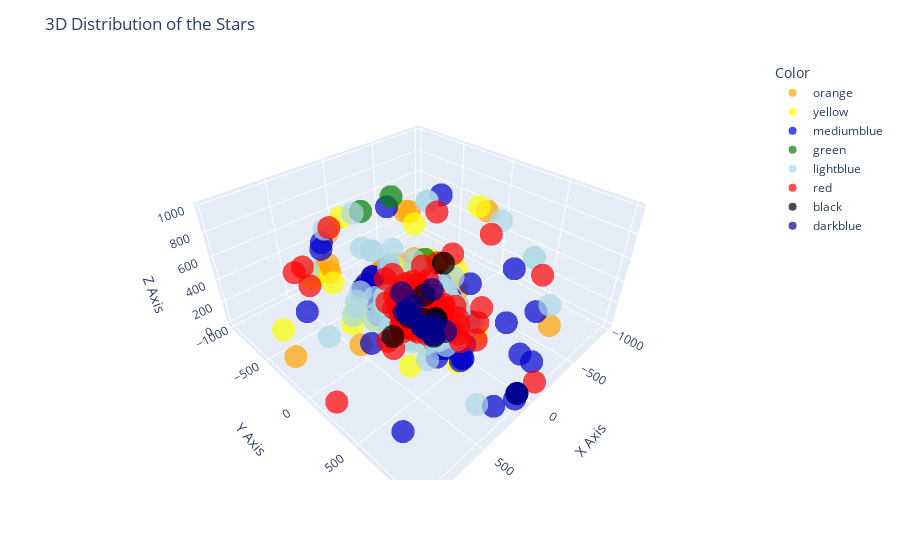

Notebook cell for this chart:
### Markdown cell above
#### 8. The stars should be color-coded.

### Code cell
color_scale = ["orange", "yellow", "mediumblue", "green", "lightblue", "red", "black", "darkblue"]

fig = px.scatter_3d(data_frame = df, x = 'x', y = 'y', z = 'z', color = 'Color', opacity = 0.7,
                    hover_name = 'HR',
                    hover_data = ['Distance', 'RadVel'],
                    color_discrete_sequence = color_scale)

fig.update_layout(
    scene = dict(
        xaxis_title = 'X Axis',
        yaxis_title = 'Y Axis',
        zaxis_title = 'Z Axis'),
        title = '3D Distribution of the Stars'
)

fig.show()

### Figure 1 — Plotly figure (JSON) as saved in the notebook; plotly's stock layout.template omitted (floating-point values rounded to 4 significant figures; data arrays with more than 128 entries replaced by an {"elided": "..."} marker saying what was removed)
{"data": [{"customdata": {"elided": "755x2 mixed values"}, "hovertemplate": "<b>%{hovertext}</b><br><br>Color=orange<br>x=%{x}<br>y=%{y}<br>z=%{z}<br>Distance=%{customdata[0]}<br>RadVel=%{customdata[1]}<extra></extra>", "hovertext": {"elided": "755 int values"}, "legendgroup": "orange", "marker": {"color": "orange", "opacity": 0.7, "symbol": "circle"}, "mode": "markers", "name": "orange", "scene": "scene", "showlegend": true, "type": "scatter3d", "x": {"elided": "755 float values"}, "y": {"elided": "755 float values"}, "z": {"elided": "755 float values"}}, {"customdata": {"elided": "587x2 mixed values"}, "hovertemplate": "<b>%{hovertext}</b><br><br>Color=yellow<br>x=%{x}<br>y=%{y}<br>z=%{z}<br>Distance=%{customdata[0]}<br>RadVel=%{customdata[1]}<extra></extra>", "hovertext": {"elided": "587 int values"}, "legendgroup": "yellow", "marker": {"color": "yellow", "opacity": 0.7, "symbol": "circle"}, "mode": "markers", "name": "yellow", "scene": "scene", "showlegend": true, "type": "scatter3d", "x": {"elided": "587 float values"}, "y": {"elided": "587 float values"}, "z": {"elided": "587 float values"}}, {"customdata": {"elided": "350x2 mixed values"}, "hovertemplate": "<b>%{hovertext}</b><br><br>Color=mediumblue<br>x=%{x}<br>y=%{y}<br>z=%{z}<br>Distance=%{customdata[0]}<br>RadVel=%{customdata[1]}<extra></extra>", "hovertext": {"elided": "350 int values"}, "legendgroup": "mediumblue", "marker": {"color": "mediumblue", "opacity": 0.7, "symbol": "circle"}, "mode": "markers", "name": "mediumblue", "scene": "scene", "showlegend": true, "type": "scatter3d", "x": {"elided": "350 float values"}, "y": {"elided": "350 float values"}, "z": {"elided": "350 float values"}}, {"customdata": {"elided": "650x2 mixed values"}, "hovertemplate": "<b>%{hovertext}</b><br><br>Color=green<br>x=%{x}<br>y=%{y}<br>z=%{z}<br>Distance=%{customdata[0]}<br>RadVel=%{customdata[1]}<extra></extra>", "hovertext": {"elided": "650 int values"}, "legendgroup": "green", "marker": {"color": "green", "opacity": 0.7, "symbol": "circle"}, "mode": "markers", "name": "green", "scene": "scene", "showlegend": true, "type": "scatter3d", "x": {"elided": "650 float values"}, "y": {"elided": "650 float values"}, "z": {"elided": "650 float values"}}, {"customdata": {"elided": "714x2 mixed values"}, "hovertemplate": "<b>%{hovertext}</b><br><br>Color=lightblue<br>x=%{x}<br>y=%{y}<br>z=%{z}<br>Distance=%{customdata[0]}<br>RadVel=%{customdata[1]}<extra></extra>", "hovertext": {"elided": "714 int values"}, "legendgroup": "lightblue", "marker": {"color": "lightblue", "opacity": 0.7, "symbol": "circle"}, "mode": "markers", "name": "lightblue", "scene": "scene", "showlegend": true, "type": "scatter3d", "x": {"elided": "714 float values"}, "y": {"elided": "714 float values"}, "z": {"elided": "714 float values"}}, {"customdata": {"elided": "207x2 mixed values"}, "hovertemplate": "<b>%{hovertext}</b><br><br>Color=red<br>x=%{x}<br>y=%{y}<br>z=%{z}<br>Distance=%{customdata[0]}<br>RadVel=%{customdata[1]}<extra></extra>", "hovertext": {"elided": "207 int values"}, "legendgroup": "red", "marker": {"color": "red", "opacity": 0.7, "symbol": "circle"}, "mode": "markers", "name": "red", "scene": "scene", "showlegend": true, "type": "scatter3d", "x": {"elided": "207 float values"}, "y": {"elided": "207 float values"}, "z": {"elided": "207 float values"}}, {"customdata": [[500, "-22"], [250, "-8"], [200, "12"], [58.82, "35"], [142.9, "-1"], [500, "12"], [83.33, "-2"], [-250, "11"]], "hovertemplate": "<b>%{hovertext}</b><br><br>Color=black<br>x=%{x}<br>y=%{y}<br>z=%{z}<br>Distance=%{customdata[0]}<br>RadVel=%{customdata[1]}<extra></extra>", "hovertext": [1105, 1556, 2405, 3207, 3541, 4846, 7564, 9004], "legendgroup": "black", "marker": {"color": "black", "opacity": 0.7, "symbol": "circle"}, "mode": "markers", "name": "black", "scene": "scene", "showlegend": true, "type": "scatter3d", "x": [127.5, 70.3, -24.87, -21.35, -94.52, -344.0, 32.46, 249.1], "y": [185.8, 231.9, 154.7, 33.66, 98.41, -68.64, -61.97, -14.81], "z": [446.4, 61.54, 124.4, 43.26, 42.32, 356.3, 45.28, 15.2]}, {"customdata": [[-500, "15"], [-250, "70"], [-500, "6"], [-250, "59"], [71.43, "16"], [142.9, "34"], [1000, "33"], [-1000, "36"], [40, "22"], [142.9, "29"], [41.67, "18"], [-250, "33"], [333.3, "-15"], [142.9, "23"], [111.1, "-6"], [142.9, "-7"], [-111.1, "-7"], [166.7, "-74"]], "hovertemplate": "<b>%{hovertext}</b><br><br>Color=darkblue<br>x=%{x}<br>y=%{y}<br>z=%{z}<br>Distance=%{customdata[0]}<br>RadVel=%{customdata[1]}<extra></extra>", "hovertext": [1209, 1228, 1542, 1712, 1852, 1879, 1895, 1897, 1899, 1931, 1948, 2456, 6175, 6187, 7589, 7767, 8406, 8469], "legendgroup": "darkblue", "marker": {"color": "darkblue", "opacity": 0.7, "symbol": "circle"}, "mode": "markers", "name": "darkblue", "scene": "scene", "showlegend": true, "type": "scatter3d", "x": [221.6, 102.2, 56.94, 39.13, 8.703, 15.23, 107.2, 106.7, 4.257, 13.22, 3.492, -43.8, -115.9, -31.69, 35.55, 61.36, 51.26, 75.48], "y": [366.6, 175.2, 192.4, 202.8, 70.9, 139.9, 989.8, 989.8, 39.56, 142.1, 41.5, 242.4, -306.5, -88.68, -66.88, -89.18, -28.98, -38.66], "z": [257.9, 146.2, 458.0, 140.9, 0.373, 24.65, 93.93, 94.39, 4.119, 6.48, 1.413, 42.96, 61.13, 107.4, 81.3, 93.22, 94.23, 143.5]}], "layout": {"legend": {"title": {"text": "Color"}, "tracegroupgap": 0}, "margin": {"t": 60}, "scene": {"domain": {"x": [0, 1], "y": [0, 1]}, "xaxis": {"title": {"text": "X Axis"}}, "yaxis": {"title": {"text": "Y Axis"}}, "zaxis": {"title": {"text": "Z Axis"}}}, "title": {"text": "3D Distribution of the Stars"}}}
